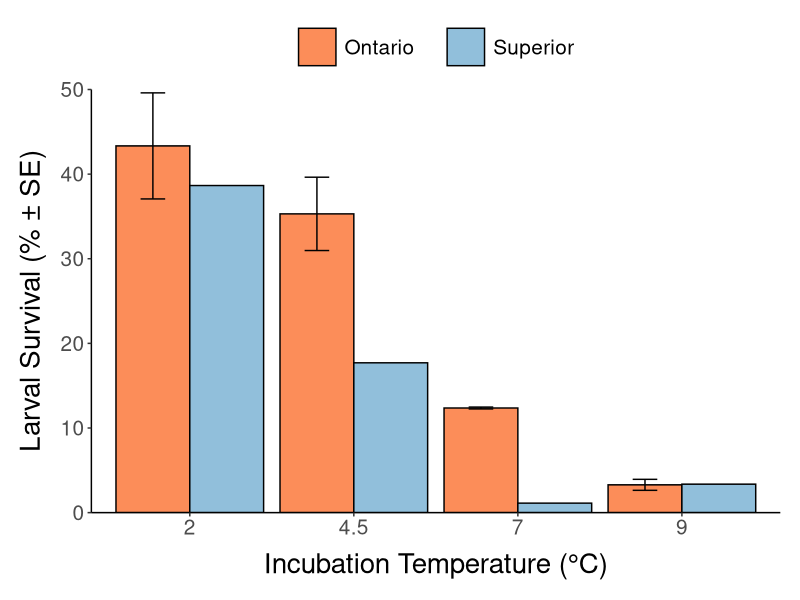

This figure's R source: (Note: this script raises an error after producing the figure.)
## ===========================================================
## Clear the environment first
## ===========================================================
rm(list = ls(all.names = TRUE))


## ===========================================================
## Load packages
## ===========================================================
library(tidyverse)
library(readxl)
library(magrittr)
library(ggplot2)


## ===========================================================
## ===========================================================
larval.data <- read_excel("data/Artedi-Temperature-Larval-Survival.xlsx", sheet = "LarvalSurvival") %>% 
  mutate(treatment = factor(treatment, ordered = TRUE, levels = c(2.0, 4.5, 7.0, 9.0))) 

larval.data.summary <- larval.data %>% 
  group_by(population, treatment) %>% 
  summarize(mean.survival = mean(larval.survival),
            sd.survival = sd(larval.survival),
            se.survival = sd.survival/sqrt(n()))


ggplot(larval.data.summary, aes(x = treatment, y = mean.survival, fill = population)) +
  stat_summary(fun = mean, geom = "bar", position = position_dodge(width = 0.9), size = 0.5, color = "black") +
  geom_errorbar(aes(ymin = mean.survival-se.survival, ymax = mean.survival+se.survival),
                width = 0.3, position = position_dodge(0.9)) +
  scale_y_continuous(limits = c(0, 50), expand = c(0, 0)) +
  scale_fill_manual(labels = c("Ontario    ", "Superior"), 
                    values = c("#fc8d59", "#91bfdb")) +
  labs(x = "Incubation Temperature (°C)", y = "Larval Survival (% ± SE)", color = "Populations") +
  theme_classic() +
  theme(axis.title.x = element_text(color = "Black", size = 20, margin = margin(10, 0, 0, 0)),
        axis.title.y = element_text(color = "Black", size = 20, margin = margin(0, 10, 0, 0)),
        axis.text.x = element_text(size = 15),
        axis.text.y = element_text(size = 15),
        legend.title = element_blank(),
        legend.text = element_text(size = 15),
        legend.key.size = unit(1.0, 'cm'),
        legend.position = "top",
        plot.margin = unit(c(5, 5, 5, 5), 'mm'))

ggsave("figures/larvae/2020-Larval-Survival.png", width = 12, height = 7, dpi = 300)


##############################################################
## ANALYSIS
##############################################################
## -----------------------------------------------------------
## Fit model
## -----------------------------------------------------------
glm <- glm(larval.survival ~ population + treatment + population * treatment, 
            data = larval.data)

dg1 <- dredge(glm)                    # to select all model based on AICc
dg1

best <- get.models(dg1,"8")[[1]]    # select best model based on AICc
summary(best)

Anova(best)
Anova(best, type = "III")

# Post-hoc test:
best.emm <- emmeans(best, ~ treatment * population)
(best.emm.pair <- pairs(best.emm, simple = list("population", c("treatment")), adjust = "fdr"))
